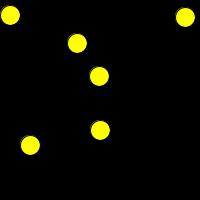
Frame 1 (no input)
Frame 60 (the mouse pressed at the canvas centre just before this capture): identical to frame 1, image omitted
Frame 120 (the mouse held since frame 60 and released just before this capture): identical to frame 1, image omitted

The Processing sketch that drew this single still picture (run headless with seeded random() and noise(); from frame 60 on, the mouse is pressed at the canvas centre):

// Processing sketch: Oefenopgave_7_4_B
// ── Oefenopgave_7_4_B.pde
//Oefenopgave_7_4_B
// Same code as 7_4_A but now have yellow circle turn red if mouse is on it
int[][] circles = { {10, 15}, {100, 130}, {77, 43}, {30, 145}, {185, 17}, {99, 76} };
final int DIAMETER = 20;
final int YELLOW = #FFFF00;
final int RED = #FF0000;

void setup() {
  size(200, 200);
  ellipseMode(CENTER);
  
}

void draw() {
  background(#000000);
  drawCircles(circles);
  drawCircleUnderMouse(circles);
}

// my test code


// My code

final int RADIUS = DIAMETER/2;

void drawCircles(int[][] array) {
  for (int i= 0; i < array.length; i++) {
    fill(YELLOW);
    circle(array[i][0], array[i][1], DIAMETER);
  }
}

void drawCircleUnderMouse(int [][] array) {
  for (int i = 0; i < array.length; i++) {
    if (isMouseOnCircle(array[i])) {
      fill(RED);
      circle(array[i][0], array[i][1], DIAMETER);
    }
  }
}

boolean isMouseOnCircle(int[] xy){
  int x = xy[0];
  int y = xy[1];
  int sensitivity = RADIUS;
  
  return ( mouseWithinXBounds(x, sensitivity) && mouseWithinYBounds(y, sensitivity));
}

boolean mouseWithinXBounds(int x, int sensitivity){
  return (mouseX > x - sensitivity && mouseX < x + sensitivity);
}

boolean mouseWithinYBounds(int y, int sensitivity){
  return (mouseY > y - sensitivity && mouseY < y + sensitivity);
}
